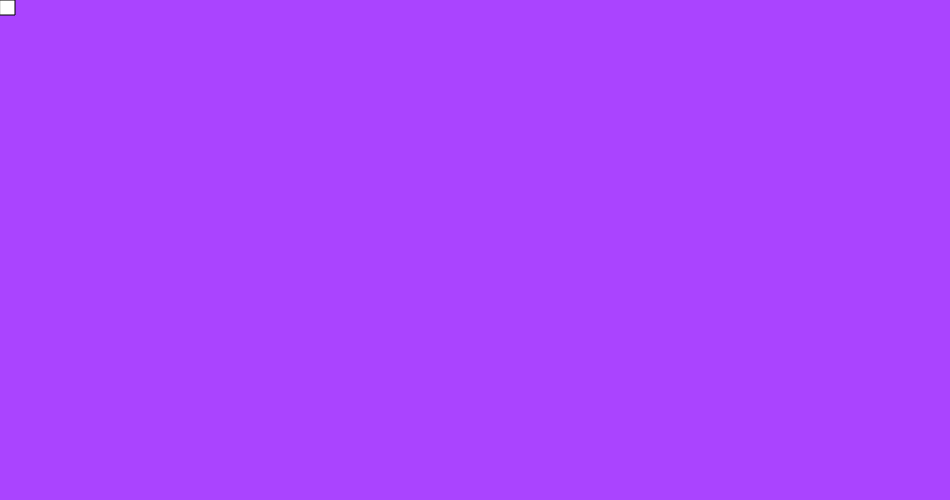
Frame 1 (no input)
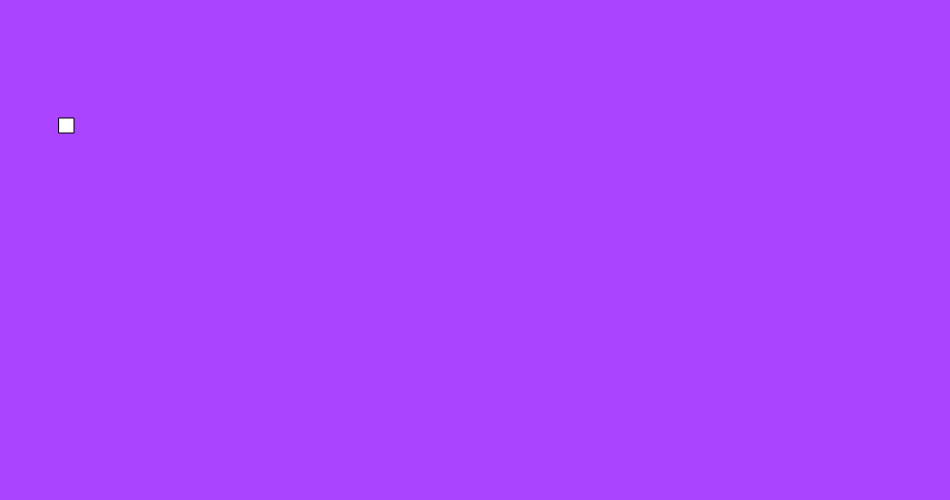
Frame 60 (no input)
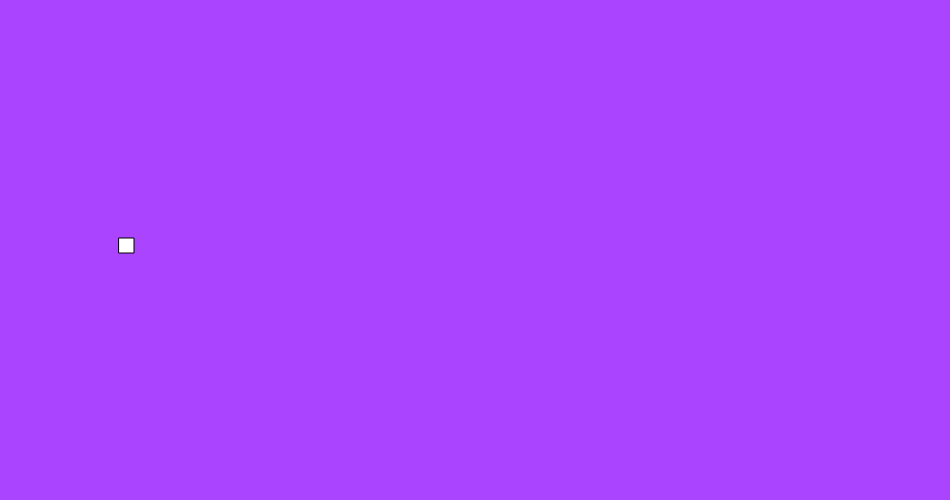
Frame 120 (the mouse pressed at the canvas centre since frame 60)

The p5.js sketch that drew these frames (run headless with seeded random() and noise() and a simulated clock; from frame 60 on, the mouse is pressed at the canvas centre):

// p5.js sketch
// ── sketch.js
var x = 0;
var y = 0;


function setup(){
   createCanvas(950,500);
   
}


function draw(){
  background(150);
  background('#AA44FF')
   rect(x,y,15,15);   // adding x and y makes the value change of the rectangle as it moves
   x = x + 1;
   x = x % 500; // modulo operator, divided operator
   y = y + 2;
   y = y % 400; 

}
